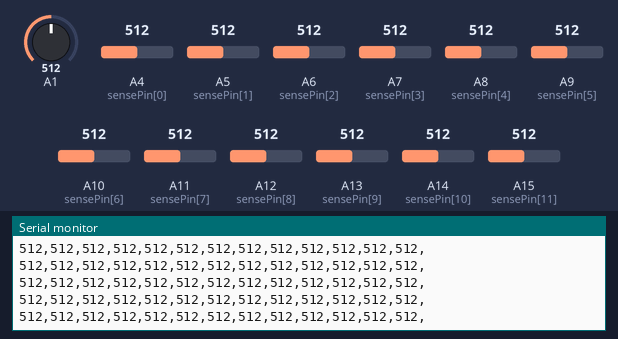
This sketch was run on a simulated Arduino Mega 2560, built with avr-gcc and run on an emulated ATmega2560. Parts: the last lines printed to the serial monitor. Inputs (shaded band) come from the test bench; at power-on: A1 = 512, A4 (sensePin[0]) = 512, A6 (sensePin[2]) = 512, A7 (sensePin[3]) = 512, A5 (sensePin[1]) = 512, A8 (sensePin[4]) = 512, A9 (sensePin[5]) = 512, A10 (sensePin[6]) = 512, A11 (sensePin[7]) = 512, A12 (sensePin[8]) = 512, A13 (sensePin[9]) = 512, A14 (sensePin[10]) = 512, A15 (sensePin[11]) = 512.

Above: at 1.2 s.
1.3 s: A1 set to 390
At 1.36 s:
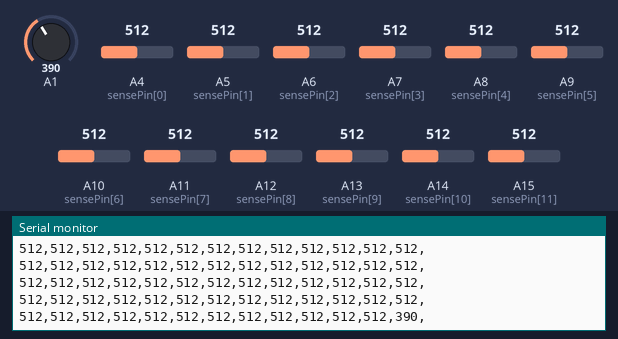
4.3 s: A4 (sensePin[0]) set to 390
At 4.33 s:
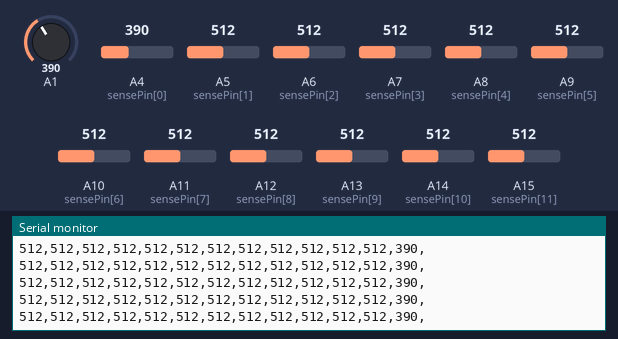
5.8 s: A6 (sensePin[2]) set to 390
At 5.85 s:
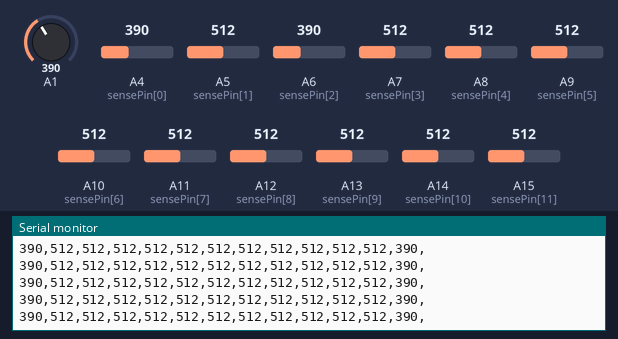
8.8 s: A7 (sensePin[3]) set to 390
At 8.83 s:
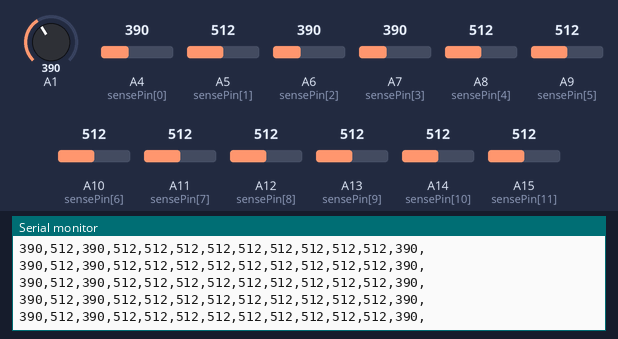
11.8 s: A5 (sensePin[1]) set to 390
At 11.8 s:
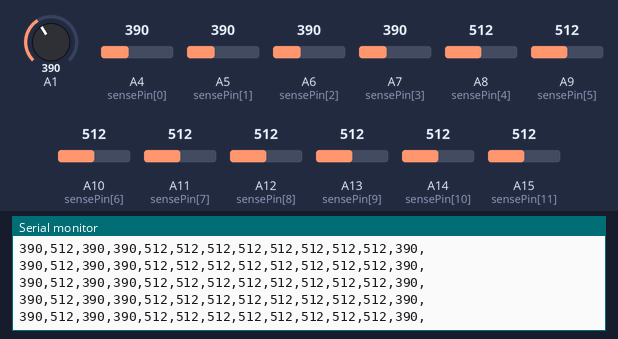
13.3 s: A8 (sensePin[4]) set to 390
At 13.32 s:
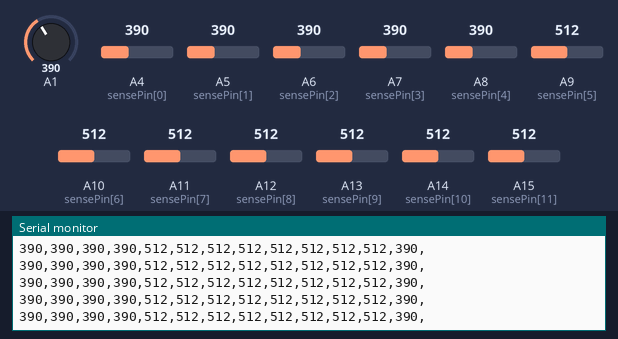

Measured:
- after the input at 1.3 s, the serial monitor: prints a new line after 0.05 s (image 1)

The sketch:

graphPiezos.ino
```cpp
int sensePin[] = {A4, A5, A6, A7, A8, A9, A10, A11, A12, A13, A14, A15};
int reading[] = {0, 0, 0, 0, 0, 0, 0, 0, 0, 0, 0, 0};
int pluckthresh = 400;

void setup() {
  // put your setup code here, to run once:
  Serial.begin(9600);

}

void loop() {
   for (int i = 0; i <= 12; i++) {

      Serial.print(analogRead(sensePin[i]));
      Serial.print(",");


   }
   Serial.println("");

}
```
